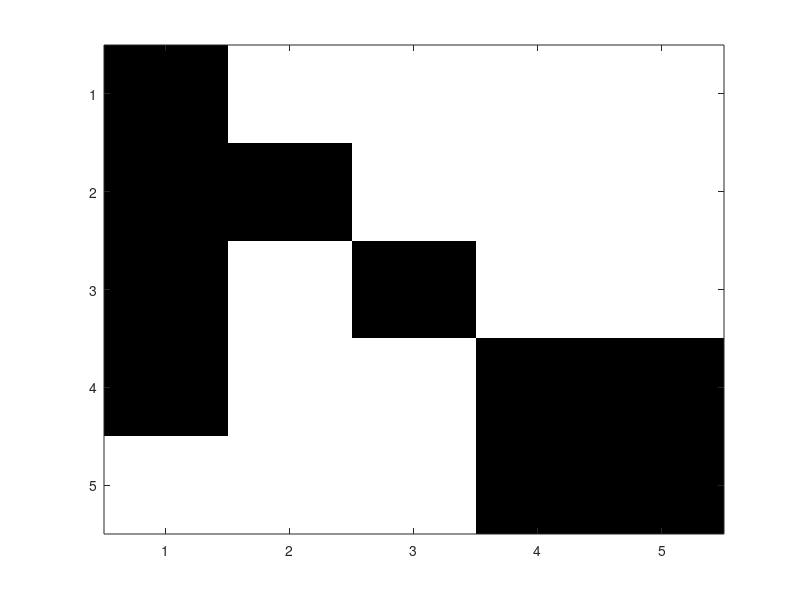

MATLAB code for this plot: (Note: this script raises an error after producing the figure.)
%% Call Kuramoto

clear all
close all
clc

%% Description
%
% In this code, we ...
% 
% $$e^{\pi i} + 1 = 0$$
% 

numOsc = 5;
%initial theta
ic = 0*[1;2;3;4;5];
%adj = 10*rand(5,5);
%adj = eye(5);

% from the example 
adj = [1,0,0,0,0;...
       1,1,0,0,0;...
       1,0,1,0,0;...
       1,0,0,1,1;...
       0,0,0,1,1];
adj = adj.*5;
figure
cm = flipud(bone);
colormap(cm)
imagesc(adj-eye(5),[0,1])   
   
w = 0.5*[1;1;5;5;1];
tSpan = [0,30]

[T,Y] = kuramoto(ic,adj,w,tSpan);

n = size(T, 2);
figure
for j = 1:numOsc
oscilator{j} = cos(Y(:,j))+ 20*(rand(n,1)-.5);
    
subplot(numOsc,1,j)
%plot(T,mod(Y(:,j),2*pi))
%plot(T,real(exp(1i*Y(:,j))))
plot(T,oscilator{j})
end